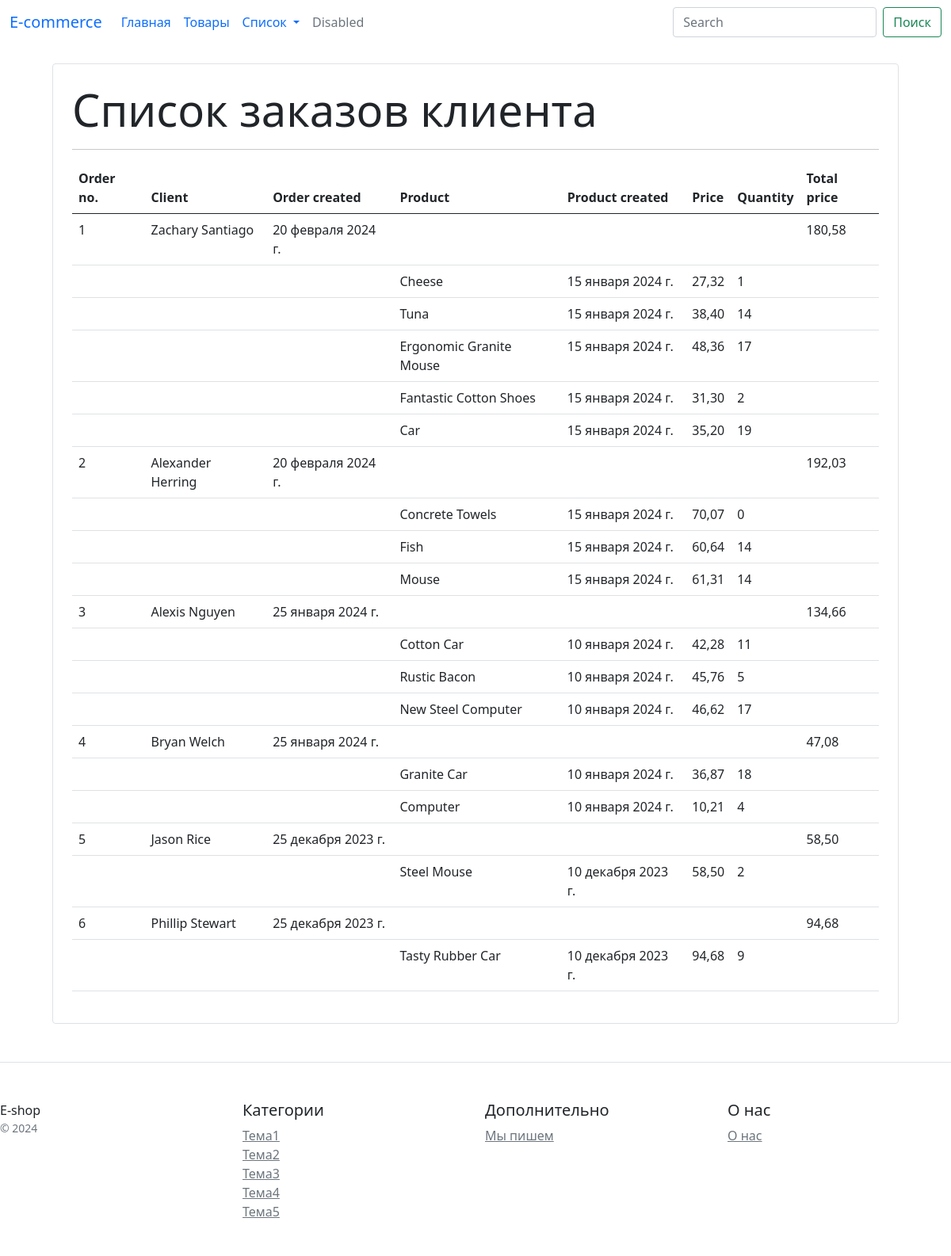
/orders/, run on an earlier commit of the app's database.
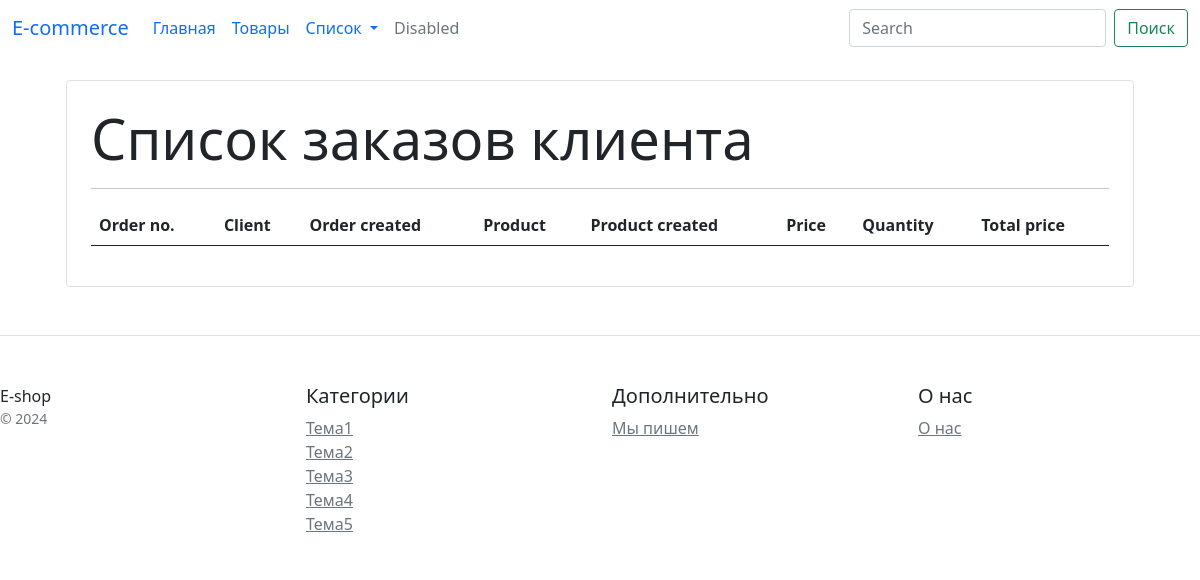
And on a later commit of the database.
### e_shop/models.py (models this page shows, shortened)
class Order(models.Model):
    user = models.ForeignKey(User, on_delete=models.CASCADE)
    products = models.ManyToManyField(Product)
    total_price = models.DecimalField(max_digits=8, decimal_places=2)
    order_date = models.DateField(default=datetime.datetime.today)

class User(models.Model):
    name = models.CharField(max_length=100)
    email = models.EmailField()
    mob_number = models.CharField(max_length=15)
    address = models.CharField(max_length=250)
    date_reg = models.DateField(default=datetime.datetime.today)

class Product(models.Model):
    name = models.CharField(max_length=100)
    category = models.ForeignKey(Category, on_delete=models.CASCADE)
    description = models.TextField()
    photo = models.ImageField(upload_to='product/', blank=True, null=True)
    price = models.DecimalField(max_digits=8, decimal_places=2)
    quantity = models.IntegerField()
    date_created = models.DateField(default=datetime.datetime.today)

### e_shop/views.py (the view)
# urls.py: path('orders/', OrderListView.as_view(), name='order_list'),
class OrderListView(ListView):
    model = Order
    template_name = "e_shop/order_list.html"
    context_object_name = 'orders'

### e_shop/templates/e_shop/order_list.html
{% extends 'base.html' %}
{% block content %}
<div class="container">
   <div class="border rounded p-4 m-4">
        <p class="display-4 pl-4 ml-4">Список заказов клиента</p>
        <hr>
        <table class="table">
            <thead>
                <tr>
                    <th>Order no.</th>
                    <th>Client</th>
                    <th>Order created</th>
                    <th>Product</th>
                    <th>Product created</th>
                    <th>Price</th>
                    <th>Quantity</th>
                    <th>Total price</th>
                </tr>
            </thead>
            <tbody>
                {% for order in orders %}
                <tr>
                    <td>{{ forloop.counter }}</td>
                    <td>{{ order.user.name }}</td>
                    <td>{{ order.order_date }}</td>
                    <td></td>
                    <td></td>
                    <td></td>
                    <td></td>
                    <td>{{ order.total_price }}</td>
                </tr>
                    {% for product in order.products.all %}
                        <tr>
                            <td></td>
                            <td></td>
                            <td></td>
                            <td>{{ product.name }}</td>
                            <td>{{ product.date_created }}</td>
                            <td>{{ product.price }}</td>
                            <td>{{ product.quantity }}</td>
                            <td></td>
                        </tr>
                    {% endfor %}
                {% endfor %}
            </tbody>
        </table>
   </div>
</div>
{% endblock %}

What changed in the data, as far as the page shows it:
removed Order: user.name "Zachary Santiago", order_date "20 февраля 2024 г.", total_price "180,58"
removed Product: name "Cheese", date_created "15 января 2024 г.", price "27,32", quantity "1", shown under "Zachary Santiago"
removed Product: name "Tuna", date_created "15 января 2024 г.", price "38,40", quantity "14", shown under "Zachary Santiago"
removed Product: name "Ergonomic Granite Mouse", date_created "15 января 2024 г.", price "48,36", quantity "17", shown under "Zachary Santiago"
removed Product: name "Fantastic Cotton Shoes", date_created "15 января 2024 г.", price "31,30", quantity "2", shown under "Zachary Santiago"
removed Product: name "Car", date_created "15 января 2024 г.", price "35,20", quantity "19", shown under "Zachary Santiago"
removed Order: user.name "Alexander Herring", order_date "20 февраля 2024 г.", total_price "192,03"
no longer on this page (row edited): Product: name "Concrete Towels", date_created "15 января 2024 г.", price "70,07", quantity "0", shown under "Alexander Herring"
removed Product: name "Fish", date_created "15 января 2024 г.", price "60,64", quantity "14", shown under "Alexander Herring"
removed Product: name "Mouse", date_created "15 января 2024 г.", price "61,31", quantity "14", shown under "Alexander Herring"
removed Order: user.name "Alexis Nguyen", order_date "25 января 2024 г.", total_price "134,66"
removed Product: name "Cotton Car", date_created "10 января 2024 г.", price "42,28", quantity "11", shown under "Alexis Nguyen"
removed Product: name "Rustic Bacon", date_created "10 января 2024 г.", price "45,76", quantity "5", shown under "Alexis Nguyen"
removed Product: name "New Steel Computer", date_created "10 января 2024 г.", price "46,62", quantity "17", shown under "Alexis Nguyen"
removed Order: user.name "Bryan Welch", order_date "25 января 2024 г.", total_price "47,08"
removed Product: name "Granite Car", date_created "10 января 2024 г.", price "36,87", quantity "18", shown under "Bryan Welch"
removed Product: name "Computer", date_created "10 января 2024 г.", price "10,21", quantity "4", shown under "Bryan Welch"
removed Order: user.name "Jason Rice", order_date "25 декабря 2023 г.", total_price "58,50"
removed Product: name "Steel Mouse", date_created "10 декабря 2023 г.", price "58,50", quantity "2", shown under "Jason Rice"
removed Order: user.name "Phillip Stewart", order_date "25 декабря 2023 г.", total_price "94,68"
removed Product: name "Tasty Rubber Car", date_created "10 декабря 2023 г.", price "94,68", quantity "9", shown under "Phillip Stewart"
